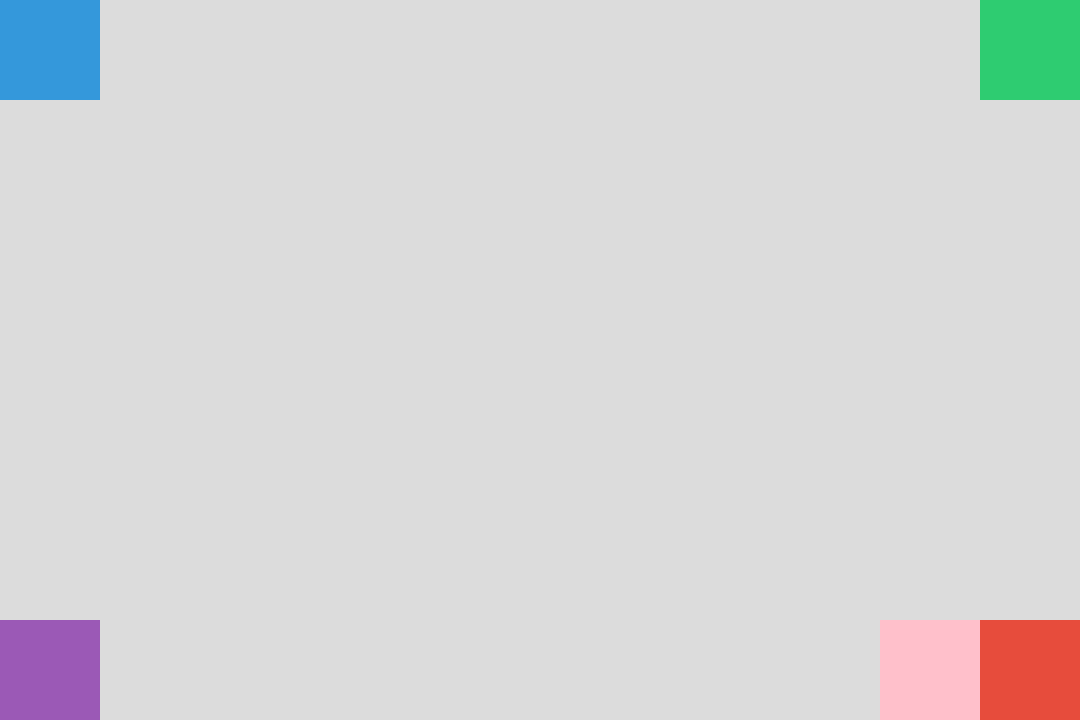
Frame 1 (no input)
Frame 60 (no input): identical to frame 1, image omitted
Frame 120 (the mouse pressed at the canvas centre since frame 60): identical to frame 1, image omitted

The p5.js sketch that drew this single still picture (run headless with seeded random() and noise() and a simulated clock; from frame 60 on, the mouse is pressed at the canvas centre):

// p5.js sketch
// ── sketch.js
// p5.js sketch — with reset of TL/TR/BL when mouse nears bottom-right pair
let cnv;
const CANVAS_W = 1080;
const CANVAS_H = 720;
const BOX = 100;

// movement params (adjustable)
const ACTIVATION_RADIUS = 160; // how close mouse must be to activate a square
const MAX_MOVE = 80;           // maximum distance a square will shift toward mouse
const LERP_SPEED = 0.12;       // smoothing (0..1) higher = snappier

// squares store
let squares = {};

function setup() {
  cnv = createCanvas(CANVAS_W, CANVAS_H);
  centerCanvas();
  noStroke();

  // define original corner positions and mark permanent movers
  squares.TL = createSquare(0, 0, true);                     // permanent mover
  squares.TR = createSquare(width - BOX, 0, true);          // permanent mover
  squares.BL = createSquare(0, height - BOX, true);         // permanent mover

  // bottom-right pair:
  let brRightX = width - BOX;            // right-most box x
  let brLeftX = brRightX - BOX;          // left-of-pair x
  let brY = height - BOX;
  squares.BR_L = createSquare(brLeftX, brY, false); // transient mover (returns)
  squares.BR_R = createSquare(brRightX, brY, false); // treated as fixed below
  squares.BR_R.movable = false; // ensure BR_R never moves
}

function draw() {
  background(220);

  // BEFORE handling individuals, check if mouse is near bottom-right pair
  // If so, reset TL/TR/BL to their initial original corners
  let brLcenterX = squares.BR_L.initialOx + BOX / 2;
  let brLcenterY = squares.BR_L.initialOy + BOX / 2;
  let brRcenterX = squares.BR_R.initialOx + BOX / 2;
  let brRcenterY = squares.BR_R.initialOy + BOX / 2;
  let dToBRL = dist(mouseX, mouseY, brLcenterX, brLcenterY);
  let dToBRR = dist(mouseX, mouseY, brRcenterX, brRcenterY);

  if (dToBRL <= ACTIVATION_RADIUS || dToBRR <= ACTIVATION_RADIUS) {
    // Reset permanent movers (TL, TR, BL) to their initial origins
    [squares.TL, squares.TR, squares.BL].forEach(sq => {
      sq.ox = sq.initialOx;
      sq.oy = sq.initialOy;
      sq.movedPermanent = false;   // allow them to be re-activated later
      // also set their target to original so they smoothly return
      sq.targetX = sq.ox;
      sq.targetY = sq.oy;
    });
  }

  // Handle squares' logic
  handleSquare(squares.TL);
  handleSquare(squares.TR);
  handleSquare(squares.BL);
  handleSquare(squares.BR_R); // BR_R fixed
  handleSquare(squares.BR_L); // BR_L transient with overlap protection

  // Draw in an order so BR_R visually remains rightmost
  drawSquare(squares.TL, color(52, 152, 219));
  drawSquare(squares.TR, color(46, 204, 113));
  drawSquare(squares.BL, color(155, 89, 182));
  drawSquare(squares.BR_L, color("Pink"));
  drawSquare(squares.BR_R, color(231, 76, 60));
}

function createSquare(origX, origY, permanentMover) {
  return {
    // initial fixed corner (never changes) — used for resetting
    initialOx: origX,
    initialOy: origY,
    // current "origin" reference (may be moved permanently for permanent movers)
    ox: origX,
    oy: origY,
    x: origX,         // current draw x
    y: origY,         // current draw y
    targetX: origX,
    targetY: origY,
    movable: true,            // default; can be turned off (BR_R)
    permanent: !!permanentMover, // if true: once activated it stays at that displaced origin unless reset
    movedPermanent: false     // whether it already took a permanent move
  };
}

function handleSquare(sq) {
  // If this square is not movable at all, target stays original
  if (!sq.movable) {
    sq.targetX = sq.ox;
    sq.targetY = sq.oy;
  } else {
    // distance between mouse and the square's ORIGINAL corner center (initialOx,initialOy)
    let centerInitialX = sq.initialOx + BOX / 2;
    let centerInitialY = sq.initialOy + BOX / 2;
    let d = dist(mouseX, mouseY, centerInitialX, centerInitialY);

    if (sq.permanent) {
      // Permanent movers: when mouse comes near the ORIGINAL corner and they haven't
      // permanently moved yet, compute a displaced target and "lock" that new origin.
      if (d <= ACTIVATION_RADIUS && !sq.movedPermanent) {
        // direction from original center to mouse
        let dirX = (mouseX - centerInitialX);
        let dirY = (mouseY - centerInitialY);
        let mag = sqrt(dirX * dirX + dirY * dirY);
        if (mag > 0.0001) {
          dirX /= mag;
          dirY /= mag;
        }
        // calculate displaced target relative to ORIGINAL origin
        let newTargetX = sq.initialOx + dirX * MAX_MOVE;
        let newTargetY = sq.initialOy + dirY * MAX_MOVE;

        // set target and make displacement permanent by updating ox,oy
        sq.targetX = newTargetX;
        sq.targetY = newTargetY;
        sq.ox = newTargetX;
        sq.oy = newTargetY;
        sq.movedPermanent = true; // will stay until reset by BR proximity
      } else if (!sq.movedPermanent) {
        // not yet activated permanently -> keep target at initial
        sq.targetX = sq.initialOx;
        sq.targetY = sq.initialOy;
      } else {
        // already moved permanently -> keep target fixed at that new origin
        sq.targetX = sq.ox;
        sq.targetY = sq.oy;
      }
    } else {
      // transient movers (like BR_L): they move while mouse is close, and return when far
      if (d <= ACTIVATION_RADIUS) {
        let dirX = (mouseX - centerInitialX);
        let dirY = (mouseY - centerInitialY);
        let mag = sqrt(dirX * dirX + dirY * dirY);
        if (mag > 0.0001) {
          dirX /= mag;
          dirY /= mag;
        }
        sq.targetX = sq.initialOx + dirX * MAX_MOVE;
        sq.targetY = sq.initialOy + dirY * MAX_MOVE;
      } else {
        // return to original initial origin
        sq.targetX = sq.initialOx;
        sq.targetY = sq.initialOy;
      }
    }
  }

  // Special rule: BR_L must never overlap BR_R
  if (sq === squares.BR_L) {
    // rightmost allowed x for BR_L so its right edge <= BR_R left edge
    let maxAllowedX = squares.BR_R.initialOx - BOX;
    if (sq.targetX > maxAllowedX) {
      sq.targetX = maxAllowedX;
    }
  }

  // Smoothly move current position toward target
  sq.x = lerp(sq.x, sq.targetX, LERP_SPEED);
  sq.y = lerp(sq.y, sq.targetY, LERP_SPEED);
}

function drawSquare(sq, c) {
  fill(c);
  rect(sq.x, sq.y, BOX, BOX);
}

function windowResized() {
  centerCanvas();
}

function centerCanvas() {
  let x = (windowWidth - width) / 2;
  let y = (windowHeight - height) / 2;
  cnv.position(x, y);
}
